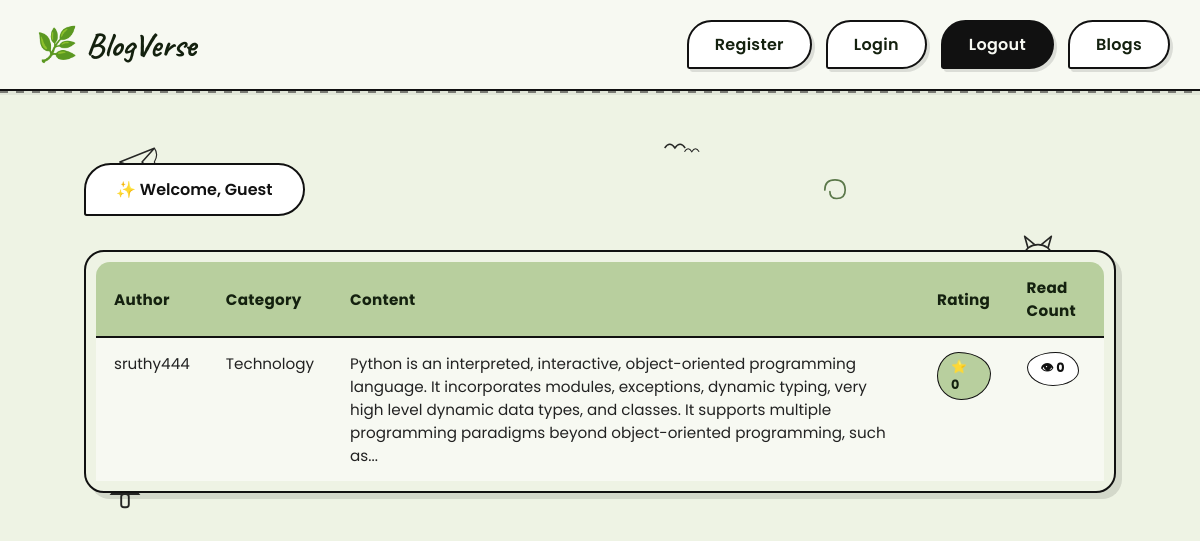
The page /listAllBlogs on the database its author committed.
### models.py (models this page shows, shortened)
class UserModel(UserMixin, db.Model):
    __tablename__ = "users"
    id = db.Column(db.Integer, primary_key=True)
    email = db.Column(db.String(100), unique=True)
    username = db.Column(db.String(100))
    password_hash = db.Column(db.String(250))

class CategoryMaster(db.Model):
    category_id = db.Column(db.Integer, primary_key=True)
    category_name = db.Column(db.String, nullable=False)
    blogmodel = db.relationship("BlogModel", backref="categorymaster", lazy=True)

class BlogModel(db.Model):
    id = db.Column(db.Integer, primary_key=True)
    category_id = db.Column(
        db.Integer, db.ForeignKey("category_master.category_id"), nullable=False
    )
    blog_user_id = db.Column(db.Integer, db.ForeignKey("users.id"), nullable=False)
    blog_text = db.Column(db.Text, nullable=False)
    blog_creation_date = db.Column(db.DateTime)
    blog_read_count = db.Column(db.Integer, default=0)
    blog_rating_count = db.Column(db.Integer, default=0)

### routes.py (the view)
@app.route("/listAllBlogs")
def list_all_blogs():
    all_blogs = BlogModel.query.all()
    all_users = UserModel.query.all()
    print(all_blogs)
    return render_template(
        "list_all_blogs.html",
        all_blogs=all_blogs,
        all_users=all_users,
        all_categories=global_all_category_name,
    )

### templates/list_all_blogs.html (shortened to what this page needs)
{% extends 'base.html' %}
{% block content %}
<div class="listing-wrap">
    <svg class="doodle doodle-plane" viewBox="0 0 60 60" xmlns="http://www.w3.org/2000/svg">
        <path d="M5 30 L50 12 L34 30 L50 48 Z" fill="none" stroke="#111111" stroke-width="2" stroke-linejoin="round" />
        <path d="M50 12 Q56 20 50 30 Q56 40 50 48" fill="none" stroke="#111111" stroke-width="1.5" />
    </svg>
    <svg class="doodle doodle-mushroom" viewBox="0 0 40 40" xmlns="http://www.w3.org/2000/svg">
        <path d="M6 20 Q20 4 34 20 Z" fill="none" stroke="#111111" stroke-width="2" />
        <rect x="16" y="20" width="8" height="14" rx="3" fill="none" stroke="#111111" stroke-width="2" />
    </svg>
    <svg class="doodle doodle-swirl" viewBox="0 0 40 40" xmlns="http://www.w3.org/2000/svg">
        <path d="M8 20 Q8 8 20 8 Q32 8 32 20 Q32 30 22 30 Q14 30 14 22" fill="none" stroke="#4c6b3a" stroke-width="2"
            stroke-linecap="round" />
    </svg>
    <svg class="doodle doodle-birds" viewBox="0 0 60 30" xmlns="http://www.w3.org/2000/svg">
        <path d="M5 15 Q12 5 19 15 Q26 5 33 15" fill="none" stroke="#111111" stroke-width="2" />
        <path d="M32 20 Q37 12 42 20 Q47 12 52 20" fill="none" stroke="#111111" stroke-width="1.5" />
    </svg>
    {% if current_user.is_authenticated %}
    <span class="welcome-badge">👋 Welcome back,<span class="name">{{ current_user.username }}</span></span>
    {% else %}
    <span class="welcome-badge">✨ Welcome, Guest</span>
    {% endif %}
    <div class="table-card">
        <table>
            <thead>
                <tr>
                    <th>Author</th>
                    <th>Category</th>
                    <th>Content</th>
                    <th>Rating</th>
                    <th>Read Count</th>
                </tr>
            </thead>
            <tbody>
                {% for a_blog in all_blogs %}
                <tr>
                    <td>{{ all_users[a_blog.blog_user_id-1].username }}</td>
                    <td>{{ all_categories[a_blog.category_id-1] }}</td>
                    {% if current_user.is_authenticated %}
                    <td>
                        <a
                            href="/blogDetail/{{ a_blog.id }}/{{ all_users[a_blog.blog_user_id-1].username }}/{{ all_categories[a_blog.category_id-1] }}">
                            {{ a_blog.blog_text|safe|truncate(275) }}
                        </a>
                    </td>
                    {% else %}
                    <td>{{ a_blog.blog_text|safe|truncate(275) }}</td>
                    {% endif %}
                    <td><span class="pill pill-rating">⭐ {{ a_blog.blog_rating_count }}</span></td>
                    <td><span class="pill pill-reads">👁 {{ a_blog.blog_read_count }}</span></td>
                </tr>
                {% endfor %}
            </tbody>
        </table>
    </div>
</div>
{% endblock %}

### templates/base.html (shortened to what this page needs)
<!DOCTYPE html>
<html lang="en">
<head>
</head>
<body>
    <nav>
        <a href="{{ url_for('register') }}">Register</a>
        <a href="{{ url_for('login') }}">Login</a>
        <a href="{{ url_for('logout') }}">Logout</a>
        <a href="{{ url_for('blogs') }}">Blogs</a>
    </nav>
    <hr>
    <div class="content">
        {% block content %}
        {% endblock %}
    </div>
</body>
</html>

### templates/base.html (style rules this page uses)
* { margin: 0; padding: 0; box-sizing: border-box; font-family: 'Poppins', sans-serif; }
body { background: #eef3e4; min-height: 100vh; }
nav { display: flex; align-items: center; justify-content: center; gap: 14px; flex-wrap: wrap; padding: 20px 30px; background: #f7f9f2; border-bottom: 2px solid #111111; position: sticky; top: 0; z-index: 10; box-shadow: 0 4px 0 rgba(17, 17, 17, .06); }
nav::before { content: "🌿 BlogVerse"; font-family: 'Caveat', cursive; font-size: 2.1rem; font-weight: 700; color: #14210f; margin-right: auto; padding-left: 6px; }
nav a { position: relative; color: #14210f; font-size: 1rem; font-weight: 600; letter-spacing: .3px; text-decoration: none; padding: 10px 26px; border-radius: 40px 40px 40px 4px; background: #ffffff; border: 2px solid #111111; box-shadow: 3px 3px 0 rgba(17, 17, 17, .12); transition: all .25s ease; }
nav a[href*="logout"] { background: #111111; color: #f7f9f2; border-color: #111111; }
hr { border: none; height: 2px; background: repeating-linear-gradient(90deg, #111111 0, #111111 8px, transparent 8px, transparent 16px); margin: 0; opacity: .5; }
.content { max-width: 1100px; margin: 40px auto; padding: 0 24px; }

### templates/list_all_blogs.html (style rules this page uses)
.listing-wrap { padding: 30px 10px 60px; position: relative; }
.doodle { position: absolute; z-index: 0; opacity: .9; }
.doodle-plane { width: 46px; top: 6px; left: 4%; }
.doodle-cat { width: 50px; top: 90px; right: 6%; }
.doodle-mushroom { width: 38px; bottom: 40px; left: 3%; }
.doodle-swirl { width: 34px; top: 40px; right: 26%; }
.doodle-birds { width: 44px; top: 4px; right: 40%; }
.doodle { animation: bob 6s ease-in-out infinite; }
.doodle-cat { animation-delay: .6s; }
.doodle-mushroom { animation-delay: 1.2s; }
.doodle-swirl { animation-delay: 1.8s; }
.doodle-birds { animation-delay: .3s; }
.welcome-badge { display: inline-block; position: relative; background: #ffffff; border: 2px solid #111111; border-radius: 40px 40px 40px 4px; padding: 12px 30px; font-size: 1rem; font-weight: 600; color: #111111; margin-bottom: 34px; z-index: 1; }
.table-card { background: #eef3e4; border: 2px solid #111111; border-radius: 20px; padding: 10px; box-shadow: 6px 6px 0 rgba(17, 17, 17, .12); overflow-x: auto; position: relative; z-index: 1; }
table { width: 100%; border-collapse: separate; border-spacing: 0; font-size: .95rem; }
thead th { background: #b8cf9e; color: #14210f; font-weight: 700; text-align: left; padding: 14px 18px; letter-spacing: .3px; border-bottom: 2px solid #111111; }
thead th:first-child { border-top-left-radius: 14px; }
thead th:last-child { border-top-right-radius: 14px; }
tbody td { padding: 14px 18px; color: #222222; border-bottom: 1px solid rgba(17, 17, 17, .15); vertical-align: top; background: #f7f9f2; }
tbody tr:last-child td { border-bottom: none; }
.pill { display: inline-block; padding: 4px 12px; border-radius: 50%; font-size: .8rem; font-weight: 700; border: 1.5px solid #111111; }
.pill-rating { background: #b8cf9e; color: #14210f; border-radius: 40% 60% 55% 45% / 50% 45% 55% 50%; padding: 5px 13px; }
.pill-reads { background: #ffffff; color: #111111; border-radius: 55% 45% 50% 50% / 45% 55% 45% 55%; padding: 5px 13px; }

### rows shown on the page
BlogModel: blog_text "Python is an interpreted, interactive, object-oriented programming language. It incorporates modules, exceptions, dynamic typing, very high level dynamic data types, and classes. It supports multiple programming paradigms beyond object-oriented programming, such as...", blog_rating_count "0", blog_read_count "0"
UserModel: username "sruthy444"
CategoryMaster: category_name "Technology"
